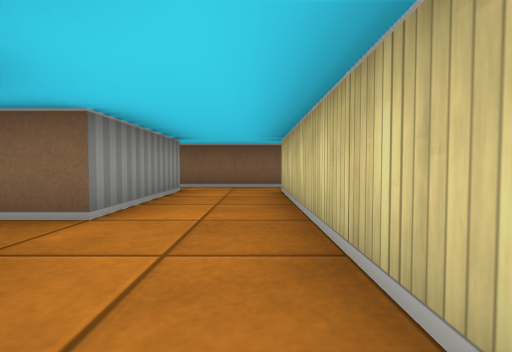
view 1 (above)

16 first-person views from a walk through a cub3D maze. The camera is about half as high as the walls, tilts 2° down and sees 85° across. The floor is counted in squares. Each view is taken from the middle of a square. On the plan, view 1 faces up. The plan holds only what a view shows up to about 9 squares ahead; the rest is blank. The place goes on beyond the plan.

view 2
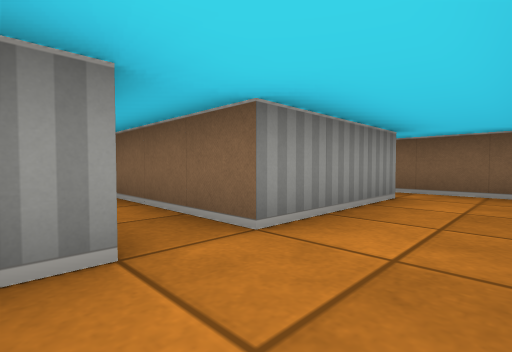

view 3
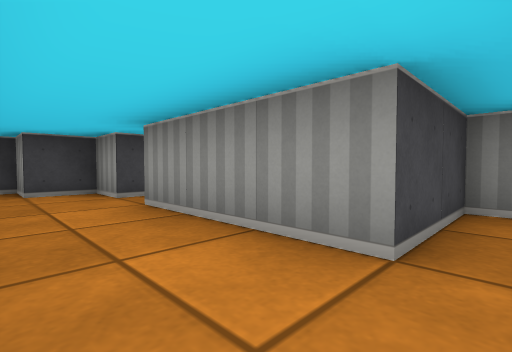

view 4
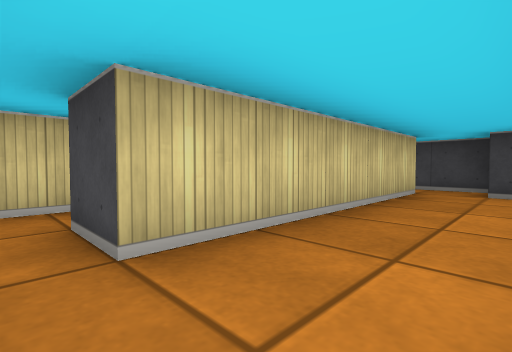

view 5
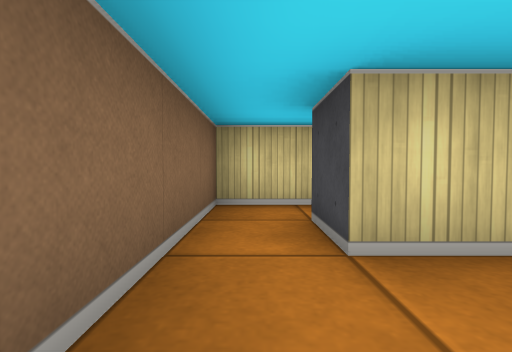

view 6
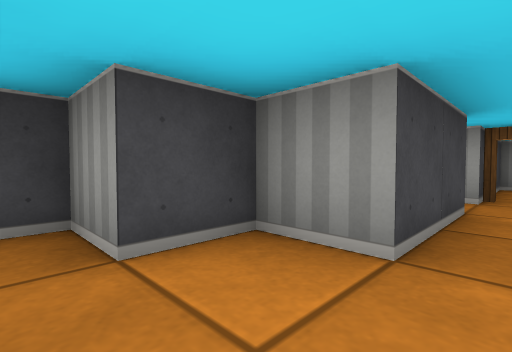

view 7
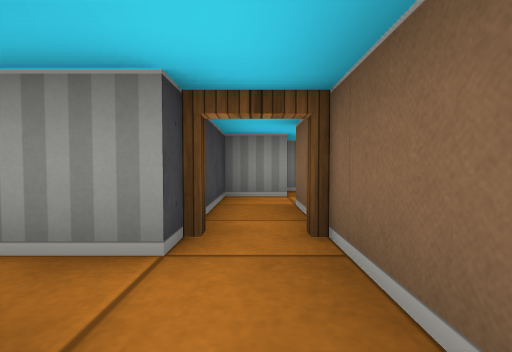

view 8
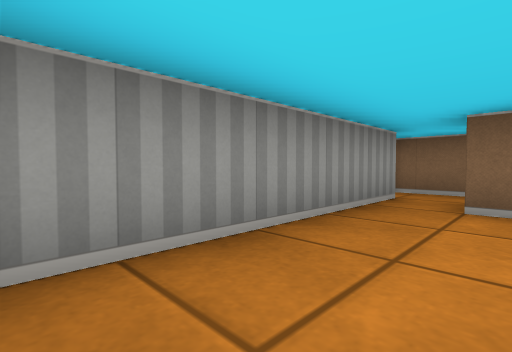

view 9
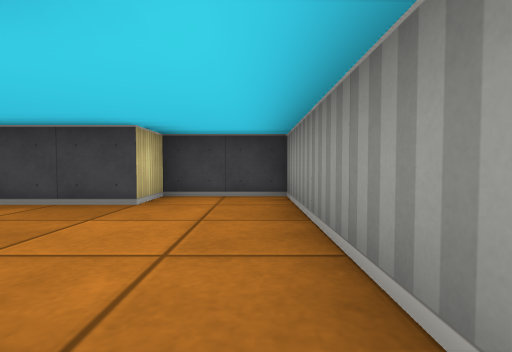

view 10
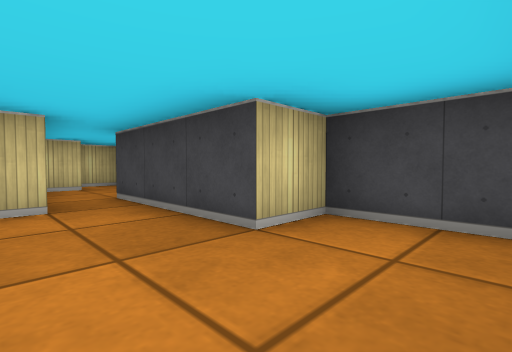

view 11
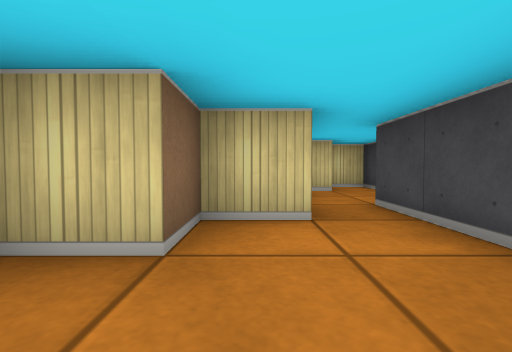

view 12
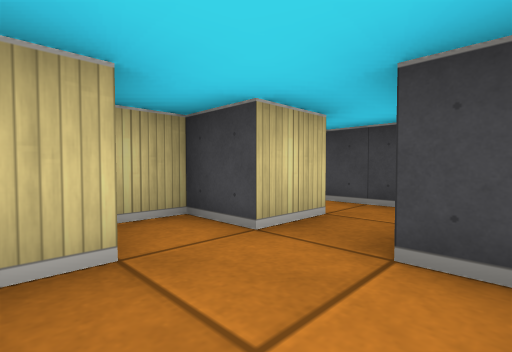

view 13
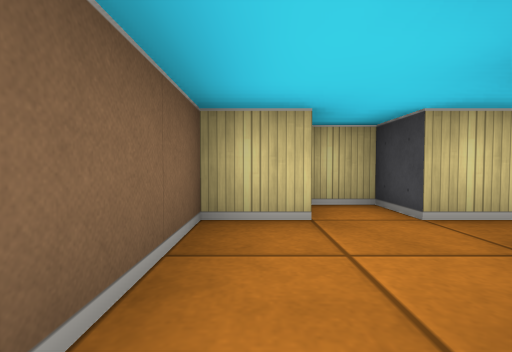

view 14
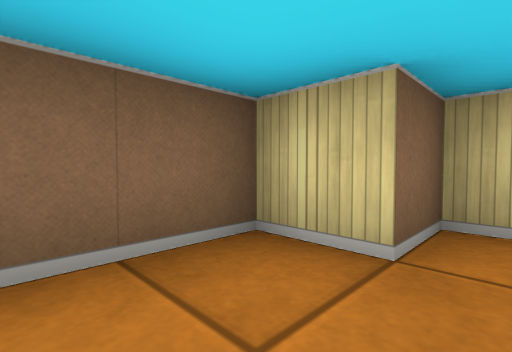

view 15
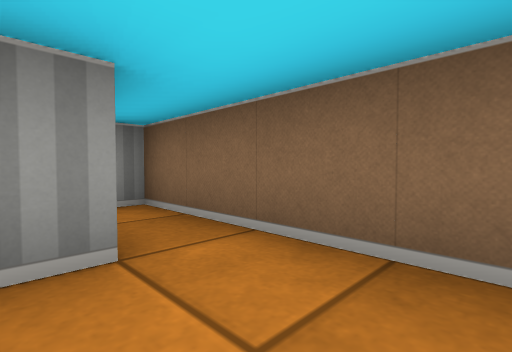

view 16
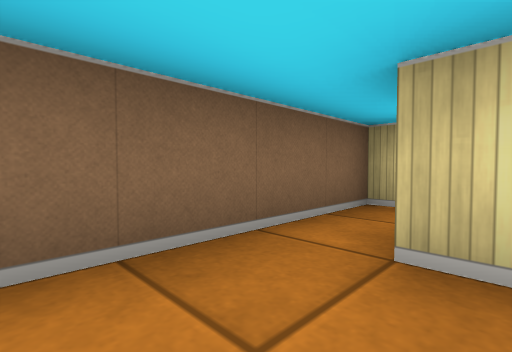

### Floor plan
Points are (right, up) in squares from view 1. A wall is a line through its corners. A room is listed if a view was taken in it or the views show most of it. See-through windows are left out.
Room 1 (views 1, 2)
walls: (0.5, 0.5) (0.5, 1.5); (-0.5, 0.5) (-0.5, -0.5) (0.9, -0.5)
ways out: opening at (0, 1) to room 2
Room 2 (views 3, 4, 5, 6, 7, 15, 16)
walls: (0.5, 1.5) (0.5, 5.5); (0.5, 6.5) (-3.5, 6.5) (-3.5, 5.5) (-1.5, 5.5) (-1.5, 2.5) (-3.5, 2.5); (-3.6, 1.5) (-1.5, 1.5) (-1.5, 0.5) (-0.5, 0.5)
ways out: opening at (0, 1) to room 1; opening at (-2.5, 2) to room 3; opening at (1, 6) to room 5
Room 3 (views 8, 9, 10, 11)
walls: (-1.5, -0.5) (-1.5, 0.5); (-0.5, -1.6) (-0.5, -0.5); (-4.5, 1.5) (-4.5, -3.5) (-2.5, -3.5) (-2.5, -2.5) (-1.5, -2.5); (-3.5, 2.5) (-5, 2.5)
ways out: opening at (-2.5, 2) to room 2; opening at (-1, -2) to room 4; open door at (-5, 2)
Room 4 (views 12, 13, 14)
walls: (1, -3.5) (1.5, -3.5); (-0.5, -0.5) (-1.5, -0.5); (2.5, -3.5) (3.5, -3.5) (3.5, -2.5) (2.5, -2.5) (2.5, -1.5) (0.5, -1.5); (-1.5, -2.5) (0.5, -2.5)
ways out: opening at (-1, -2) to room 3; opening at (2, -4)
Room 5 (no view inside)
walls: (0.5, 5.5) (1.5, 5.5); (2.5, 5.2) (2.5, 6.5) (0.5, 6.5)
ways out: opening at (1, 6) to room 2; opening at (2, 4.5)

Where each view was taken, in squares from view 1:
view 1: 0 up, 0 right, facing up
view 2: 1 up, 0 right, facing up-left
view 3: 6 up, 0 right, facing down-left
view 4: 6 up, 1 left, facing down-right
view 5: 6 up, 1 left, facing right
view 6: 2 up, 0 right, facing down-left
view 7: 2 up, 3 left, facing left
view 8: 3 down, 3 left, facing up-left
view 9: 1 up, 4 left, facing down
view 10: 1 down, 4 left, facing down-right
view 11: 1 down, 3 left, facing right
view 12: 2 down, 1 right, facing down-right
view 13: 2 down, 0 right, facing right
view 14: 3 down, 1 right, facing up-right
view 15: 5 up, 0 right, facing up-left
view 16: 5 up, 1 left, facing up-right
